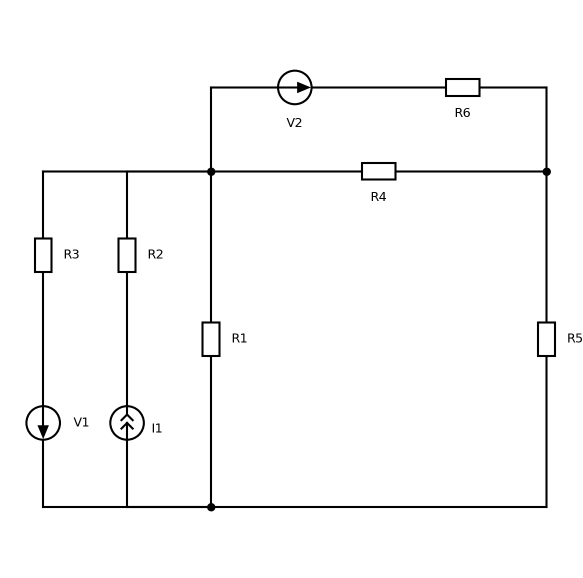
#> input picture report_build/var7/p1_v7.png, 1166 x 1155 px (shown at 1/2 size)
$ python figs12.py
#> lines starting #> are read from the running program, lines starting #| are printed output that depends on the picture
### report_build/var7/sch.py
# -*- coding: utf-8 -*-
"""Мини-библиотека для рисования электрических схем в стиле исходных схем задания
(прямоугольные резисторы, круглые источники со стрелкой, точки в узлах).
Координаты - в пикселях (ось y направлена вниз, как у изображений)."""
import numpy as np
import matplotlib
matplotlib.use("Agg")
import matplotlib.pyplot as plt
from matplotlib.patches import Polygon, Circle, Rectangle, FancyArrowPatch
from matplotlib.lines import Line2D

plt.rcParams.update({
    "font.family": "Liberation Serif",
    "mathtext.fontset": "custom",
    "mathtext.rm": "Liberation Serif",
    "mathtext.it": "Liberation Serif:italic",
    "mathtext.bf": "Liberation Serif:bold",
    "mathtext.sf": "Liberation Serif",
    "mathtext.default": "it",
    "axes.unicode_minus": True,
})

LW = 2.9          # толщина линий схемы, pt
BLACK = "#000000"
ANN = "#0b3d91"   # цвет пояснительных стрелок и подписей
ANN2 = "#b3300f"
FS = 21           # размер подписей, pt (при масштабе 1 пиксель = 0,72 pt)


def new_canvas(w, h, dpi=100):
    fig = plt.figure(figsize=(w / dpi, h / dpi), dpi=dpi)
    ax = fig.add_axes([0, 0, 1, 1])
    ax.set_xlim(0, w)
    ax.set_ylim(h, 0)
    ax.set_aspect("equal")
    ax.axis("off")
    return fig, ax


def _vec(p, q):
    p, q = np.asarray(p, float), np.asarray(q, float)
    d = q - p
    L = np.hypot(*d)
    e = d / L
    n = np.array([-e[1], e[0]])
    return p, q, e, n, L


def wire(ax, pts, lw=LW, color=BLACK, ls="-", z=2):
    pts = np.asarray(pts, float)
    ax.plot(pts[:, 0], pts[:, 1], color=color, lw=lw, ls=ls, solid_capstyle="round",
            solid_joinstyle="round", zorder=z)


def dot(ax, p, r=8.5, color=BLACK, z=5):
    ax.add_patch(Circle(p, r, fc=color, ec=color, zorder=z))


def label(ax, x, y, s, fs=FS, color=BLACK, ha="center", va="center", **kw):
    ax.text(x, y, s, fontsize=fs, color=color, ha=ha, va=va, zorder=10, **kw)


def resistor(ax, p, q, t=0.5, half=34, w=17):
    p, q, e, n, L = _vec(p, q)
    c = p + (q - p) * t
    a, b = c - e * half, c + e * half
    wire(ax, [p, a]); wire(ax, [b, q])
    box = np.array([a + n * w, b + n * w, b - n * w, a - n * w])
    ax.add_patch(Polygon(box, closed=True, fc="white", ec=BLACK, lw=LW, zorder=3,
                         joinstyle="miter"))
    return c


# [37 lines left out: functions capacitor, inductor, vsource, not called in this run]


def isource(ax, p, q, forward=True, t=0.5, R=34):
    p, q, e, n, L = _vec(p, q)
    c = p + (q - p) * t
    wire(ax, [p, c - e * R]); wire(ax, [c + e * R, q])
    ax.add_patch(Circle(c, R, fc="white", ec=BLACK, lw=LW, zorder=3))
    d = e if forward else -e
    for s in (-3, 11):
        tip = c + d * (s + 4)
        l1 = c + d * (s - 8) + n * 12
        l2 = c + d * (s - 8) - n * 12
        wire(ax, [l1, tip, l2], lw=LW * 0.85, z=4)
    return c


# [8 lines left out: function switch_open, not called in this run]


def ground(ax, p, size=26):
    x, y = p
    wire(ax, [(x, y), (x, y + 14)])
    for k, w in enumerate((size, size * 0.66, size * 0.33)):
        wire(ax, [(x - w, y + 14 + k * 9), (x + w, y + 14 + k * 9)])


def arrow(ax, p, q, color=ANN, lw=2.6, ms=22, ls="-", z=8, style="-|>", shrink=0):
    a = FancyArrowPatch(p, q, arrowstyle=style, mutation_scale=ms, color=color,
                        lw=lw, ls=ls, zorder=z, shrinkA=shrink, shrinkB=shrink,
                        joinstyle="miter", capstyle="butt")
    ax.add_patch(a)
    return a


def node_tag(ax, p, text, off=(0, 0), color=ANN, r=19, fs=FS - 1):
    """Номер узла в кружке рядом с точкой p."""
    x, y = p[0] + off[0], p[1] + off[1]
    ax.add_patch(Circle((x, y), r, fc="white", ec=color, lw=2.2, zorder=9))
    ax.text(x, y, text, fontsize=fs, color=color, ha="center", va="center", zorder=10)


def contour(ax, pts, color, lw=3.0, ls=(0, (6, 4)), fracs=None, ms=24):
    """Замкнутый контур по точкам с небольшими стрелками направления.
    fracs - положение стрелки на каждой стороне (доля длины стороны)."""
    pts = np.asarray(pts, float)
    closed = np.vstack([pts, pts[:1]])
    ax.plot(closed[:, 0], closed[:, 1], color=color, lw=lw, ls=ls, zorder=7)
    fracs = fracs or [0.5] * len(pts)
    for i in range(len(pts)):
        a, b = closed[i], closed[i + 1]
        m = a + (b - a) * fracs[i]
        d = (b - a) / np.hypot(*(b - a))
        arrow(ax, m - d * 12, m + d * 12, color=color, lw=lw, ms=ms, z=8)


def save(fig, path, dpi=200):
    fig.savefig(path, dpi=dpi, facecolor="white")
    plt.close(fig)

### report_build/var7/figs12.py
# -*- coding: utf-8 -*-
"""Рисунки к заданию 1-2 (вариант 7)."""
import numpy as np
from PIL import Image
from sch import *

W = __import__("os").path.dirname(__import__("os").path.abspath(__file__)) + "/"
OUT = W + "figs/"


def overlay_canvas(name, crop):
    im = Image.open(W + name).convert("RGBA")
    bg = Image.new("RGBA", im.size, "white")
    bg.alpha_composite(im)
    arr = np.array(bg.convert("RGB"))
    x0, y0, x1, y1 = crop
    fig, ax = new_canvas(x1 - x0, y1 - y0)
    ax.set_xlim(x0, x1); ax.set_ylim(y1, y0)
    ax.imshow(arr, extent=(0, arr.shape[1], arr.shape[0], 0), zorder=0, interpolation="lanczos")
    return fig, ax


IMG = "p1_v7.png"
CROP = (20, 105, 1166, 1085)
N1, N2, N3 = (422, 343), (1093, 343), (422, 1014)


def plain():
    fig, ax = overlay_canvas(IMG, CROP)
#> in overlay_canvas, im is the input picture: PIL image 1166x1155 RGBA; mean R, G, B, A 248.9, 248.9, 248.9, 255
    save(fig, OUT + "fig12_scheme.png")


def currents():
    fig, ax = overlay_canvas(IMG, CROP)
    node_tag(ax, N1, "1", off=(-38, -34)); node_tag(ax, N2, "2", off=(40, -30))
    node_tag(ax, N3, "3", off=(-38, 36))
    # ветвь V2-R6: слева направо
    arrow(ax, (665, 175), (835, 175)); label(ax, 750, 136, r"$I_{R6}$", color=ANN)
    # R4: слева направо
    arrow(ax, (490, 343), (650, 343)); label(ax, 570, 305, r"$I_{R4}$", color=ANN)
    # R1: сверху вниз
    arrow(ax, (422, 420), (422, 585)); label(ax, 472, 500, r"$I_{R1}$", color=ANN)
    # ветвь R3-V1: сверху вниз
    arrow(ax, (86, 590), (86, 745)); label(ax, 140, 668, r"$I_{R3}$", color=ANN)
    # ветвь R2-I1: снизу вверх
    arrow(ax, (254, 745), (254, 600)); label(ax, 308, 672, r"$I_{R2}$", color=ANN)
    # R5: сверху вниз
    arrow(ax, (1093, 750), (1093, 910)); label(ax, 1137, 830, r"$I_{R5}$", color=ANN)
    # полярность напряжения источника тока
    label(ax, 292, 790, "+", color=ANN2, fs=FS + 4); label(ax, 292, 904, "−", color=ANN2, fs=FS + 4)
    label(ax, 352, 790, r"$U_{I1}$", color=ANN2, ha="center")
    save(fig, OUT + "fig12_currents.png")
#> call 2 of save, with dpi = 200
#> in save (call 2), `fig.savefig(path, dpi=dpi, facecolor="white")`:
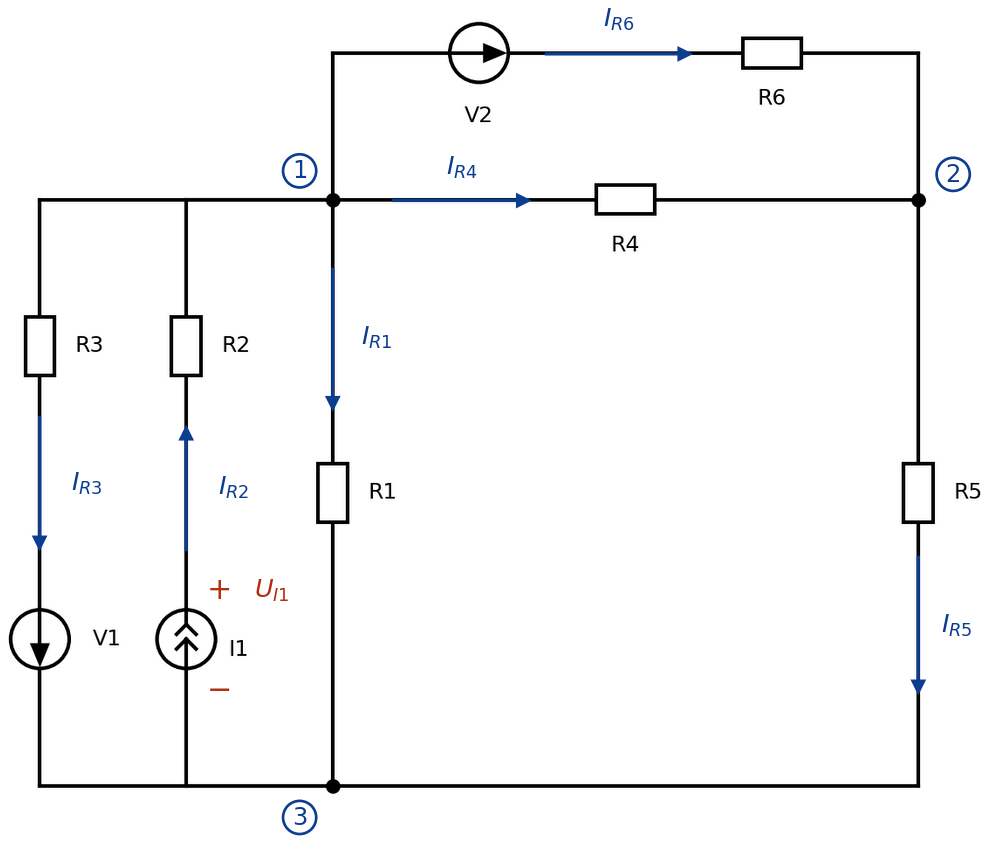
#> figure drawn by matplotlib, 1 panel


def contour_gaps(ax, pts, color, gaps=(), fracs=None, lw=2.5, ms=24, ls=(0, (6, 4))):
    """Контур с разрывами линии в прямоугольниках gaps (x0, y0, x1, y1) - под подписями схемы."""
    pts = np.asarray(pts, float)
    closed = np.vstack([pts, pts[:1]])
    for i in range(len(pts)):
        a, b = closed[i], closed[i + 1]
        tt = np.linspace(0, 1, 600)
        xy = a[None, :] + (b - a)[None, :] * tt[:, None]
        ok = np.ones(len(tt), bool)
        for (x0, y0, x1, y1) in gaps:
            ok &= ~((xy[:, 0] > x0) & (xy[:, 0] < x1) & (xy[:, 1] > y0) & (xy[:, 1] < y1))
        run = []
        for k in range(len(tt) + 1):
            if k < len(tt) and ok[k]:
                run.append(xy[k])
            else:
                if len(run) > 1:
                    r = np.array(run)
                    ax.plot(r[:, 0], r[:, 1], color=color, lw=lw, ls=ls, zorder=7)
                run = []
    fracs = fracs or [0.5] * len(pts)
    for i in range(len(pts)):
        a, b = closed[i], closed[i + 1]
        m = a + (b - a) * fracs[i]
        d = (b - a) / np.hypot(*(b - a))
        arrow(ax, m - d * 12, m + d * 12, color=color, lw=lw, ms=ms, z=8)


def contours():
    fig, ax = overlay_canvas(IMG, CROP)
    c1, c2, c3, c4 = "#1b6ca8", "#2e8b57", "#c0561a", "#8e2f9c"
    kw = dict(lw=2.5)
    contour(ax, [(470, 272), (1040, 272), (1040, 308), (470, 308)], c1, ms=18, **kw)
    label(ax, 760, 246, r"$I_{K1}$", color=c1, fs=FS - 2)
    contour(ax, [(545, 425), (1025, 425), (1025, 955), (545, 955)], c2, **kw)
    label(ax, 785, 690, r"$I_{K2}$", color=c2)
    # контур K3 проходит рядом с ветвью R3-V1: линия прерывается под подписью R3
    contour_gaps(ax, [(133, 392), (392, 392), (392, 975), (133, 975)], c3,
                 gaps=[(120, 488, 166, 530)], fracs=[0.78, 0.25, 0.25, 0.62], **kw)
    label(ax, 335, 745, r"$I_{K3}$", color=c3)
    # контур K4 идёт против часовой стрелки (по направлению тока I1)
    contour_gaps(ax, [(192, 445), (192, 935), (226, 935), (226, 445)], c4,
                 gaps=[(212, 800, 300, 890)], fracs=[0.3, 0.5, 0.5, 0.4], ms=20, **kw)
    label(ax, 208, 418, r"$I_{K4}$", color=c4, fs=FS - 4)
    node_tag(ax, N1, "1", off=(-38, -34)); node_tag(ax, N2, "2", off=(40, -30))
    node_tag(ax, N3, "3", off=(-38, 36))
    save(fig, OUT + "fig12_contours.png")
#> call 3 of save, with dpi = 200
#> in save (call 3), `fig.savefig(path, dpi=dpi, facecolor="white")`:
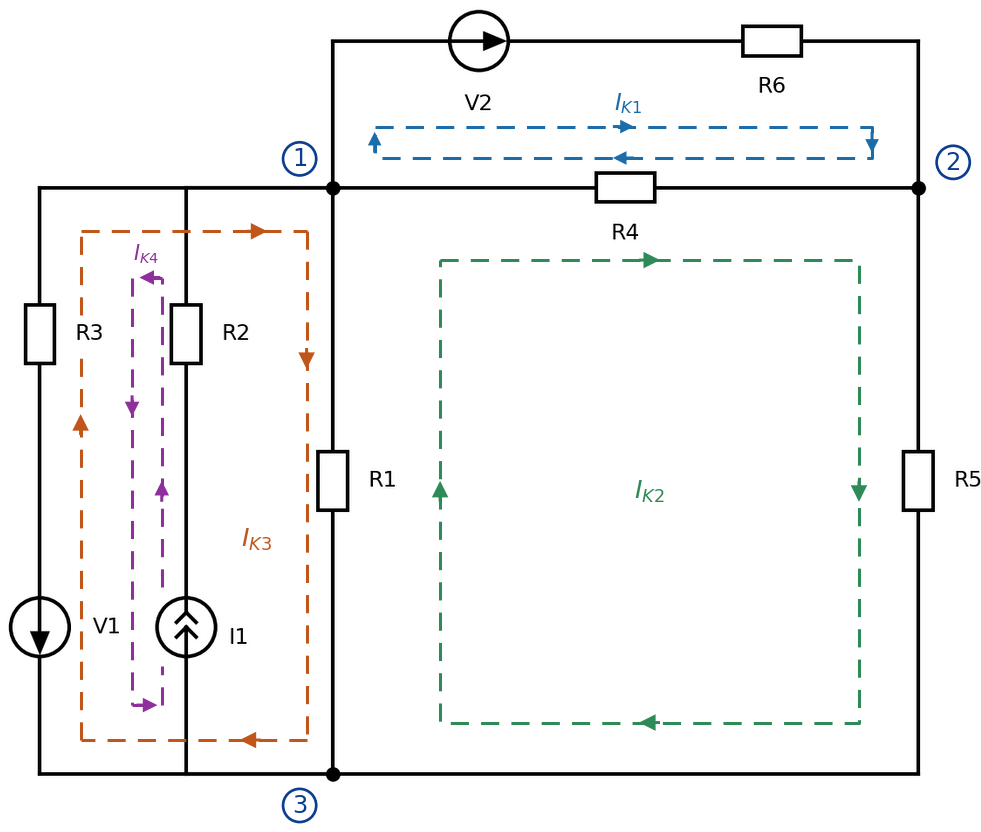
#> figure drawn by matplotlib, 1 panel


def spice_nodes():
    fig, ax = overlay_canvas(IMG, CROP)
    lab = dict(color=ANN, fs=FS + 4)
    label(ax, 385, 308, "n1", **lab); label(ax, 1130, 308, "n2", **lab)
    label(ax, 385, 1050, "0", **lab); ground(ax, N3, 22)
    label(ax, 722, 138, "e2", **lab)
    label(ax, 122, 690, "g", **lab); label(ax, 296, 690, "f", **lab)
    save(fig, OUT + "fig12_spice.png")
#> call 4 of save, with path = 'report_build/var7/figs/fig12_spice.png', dpi = 200
#> in save (call 4), `fig.savefig(path, dpi=dpi, facecolor="white")`:
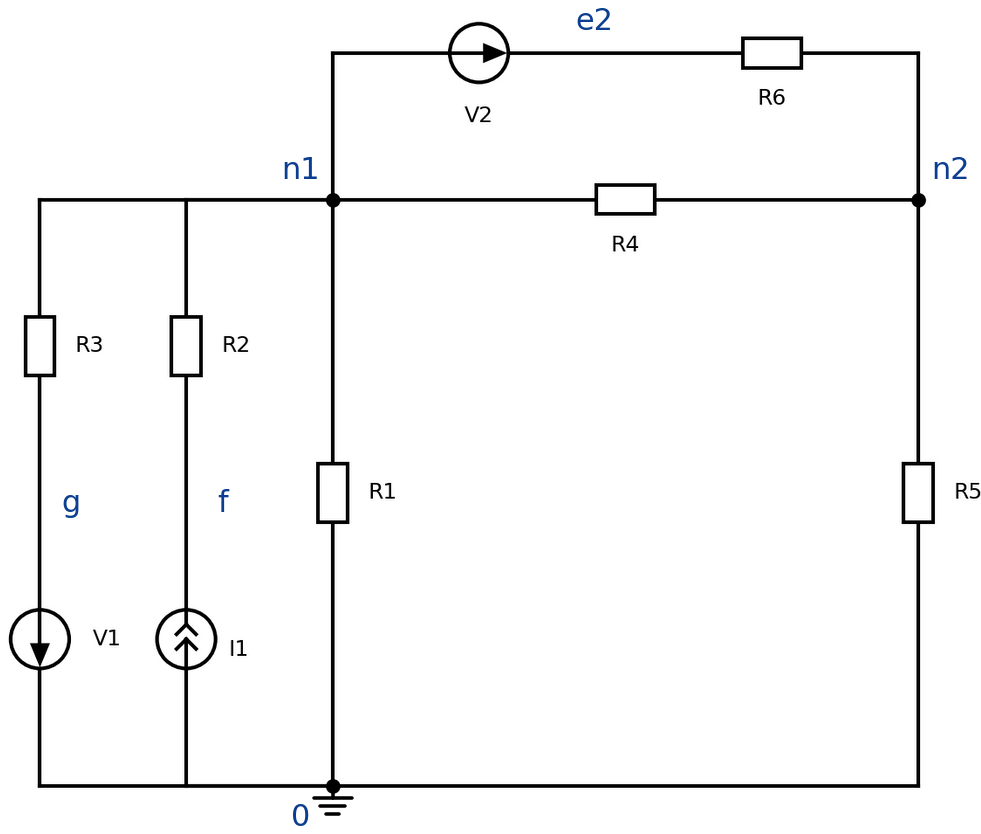
#> figure drawn by matplotlib, 1 panel


def norton():
    """Преобразованная схема для метода узловых потенциалов."""
    w, h = 1240, 760
    fig, ax = new_canvas(w, h)
    gy = 640      # нижняя шина (узел 3)
    ry = 330      # шина узла 1
    xs = (70, 225, 380, 535)      # ветви между узлами 1 и 3: R3, I3, I1, R1
    x1, x2, xr = 650, 970, 1080
    wire(ax, [(70, gy), (xr, gy)])
    wire(ax, [(70, ry), (x1, ry)])
    resistor(ax, (xs[0], ry), (xs[0], gy)); label(ax, xs[0] + 48, (ry + gy) / 2, "R3", ha="left")
    isource(ax, (xs[1], ry), (xs[1], gy), forward=True); label(ax, xs[1] + 48, (ry + gy) / 2, "I3", ha="left")
    isource(ax, (xs[2], gy), (xs[2], ry), forward=True); label(ax, xs[2] + 48, (ry + gy) / 2, "I1", ha="left")
    resistor(ax, (xs[3], ry), (xs[3], gy)); label(ax, xs[3] + 48, (ry + gy) / 2, "R1", ha="left")
    for x in xs:
        dot(ax, (x, ry)); dot(ax, (x, gy))
    wire(ax, [(x1, ry), (x1, 80)])
    # три ветви между узлами 1 и 2: I2 (вверху), R6, R4
    y_i2, y_r6, y_r4 = 80, 210, 330
    isource(ax, (x1, y_i2), (x2, y_i2), forward=True); label(ax, (x1 + x2) / 2, y_i2 - 52, "I2")
    resistor(ax, (x1, y_r6), (x2, y_r6)); label(ax, (x1 + x2) / 2, y_r6 - 48, "R6")
    resistor(ax, (x1, y_r4), (x2, y_r4)); label(ax, (x1 + x2) / 2, y_r4 + 50, "R4")
    for y in (y_r6, y_r4):
        dot(ax, (x1, y)); dot(ax, (x2, y))
    # шина узла 2 и резистор R5 между узлами 2 и 3
    wire(ax, [(x2, y_i2), (x2, ry)])
    wire(ax, [(x2, ry), (xr, ry)])
    resistor(ax, (xr, ry), (xr, gy)); label(ax, xr + 46, (ry + gy) / 2, "R5", ha="left")
    dot(ax, (xr, ry)); dot(ax, (xr, gy))
    dot(ax, (x1, ry), r=10); dot(ax, (x2, ry), r=10); dot(ax, (x1, gy), r=10)
    node_tag(ax, (x1, ry), "1", off=(-34, 30)); node_tag(ax, (x2, ry), "2", off=(-32, 30))
    node_tag(ax, (x1, gy), "3", off=(-46, -34)); ground(ax, (x1, gy), 22)
    save(fig, OUT + "fig12_norton.png")
#> in save (call 5), `fig.savefig(path, dpi=dpi, facecolor="white")`:
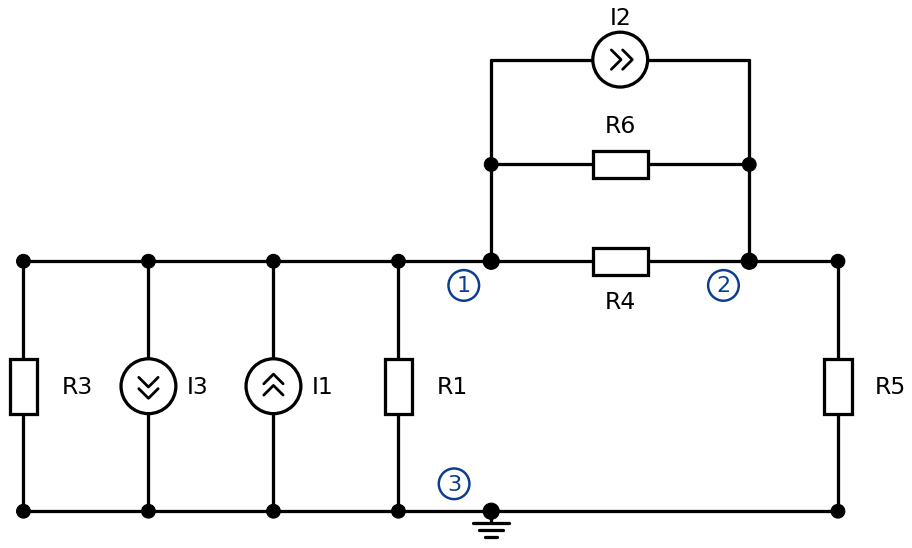
#> figure drawn by matplotlib, 1 panel


if __name__ == "__main__":
    plain(); currents(); contours(); spice_nodes(); norton()

$ run again, with report_build/var7/p21_v7.png copied over report_build/var7/p1_v7.png
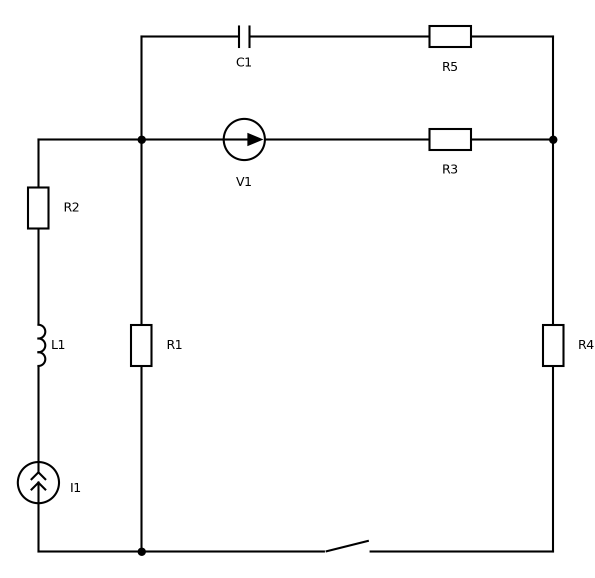
#> input picture report_build/var7/p21_v7.png, 1189 x 1155 px (shown at 1/2 size)
#> in overlay_canvas, im is the input picture: PIL image 1189x1155 RGBA; mean R, G, B, A 249, 249, 249, 255
#> bg: PIL image 1189x1155 RGBA; every value is 255
#> in save (call 2), `fig.savefig(path, dpi=dpi, facecolor="white")`:
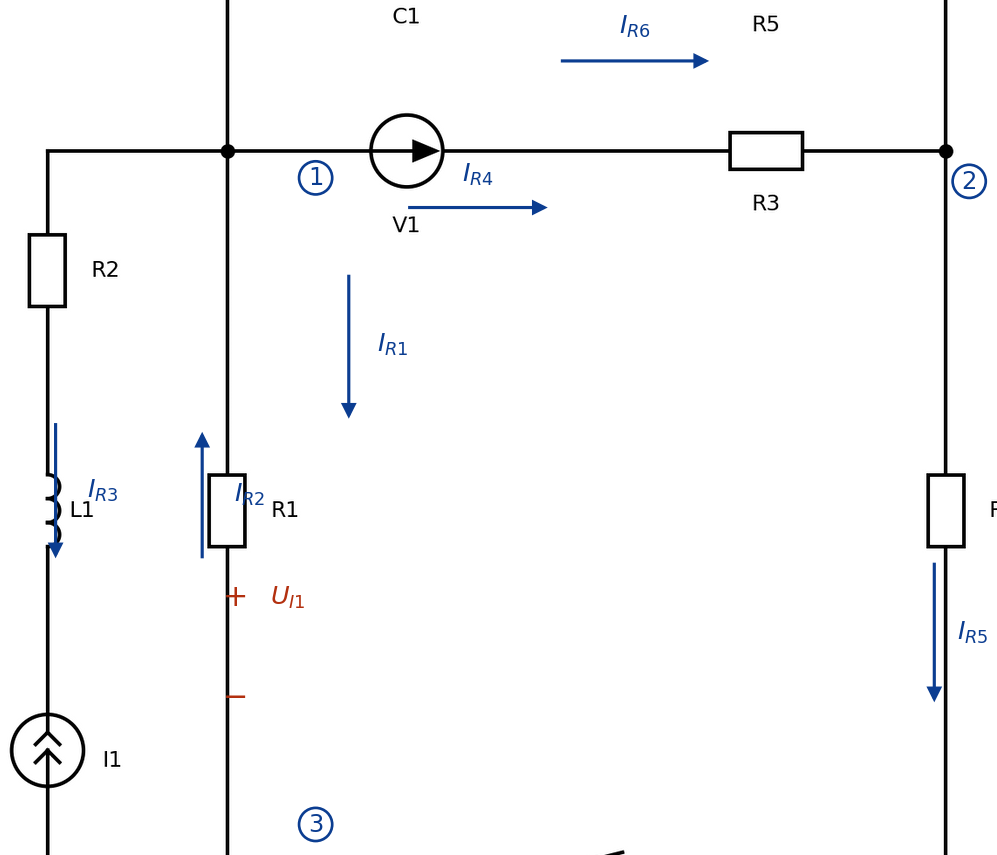
#> figure drawn by matplotlib, 1 panel
#> in save (call 3), `fig.savefig(path, dpi=dpi, facecolor="white")`:
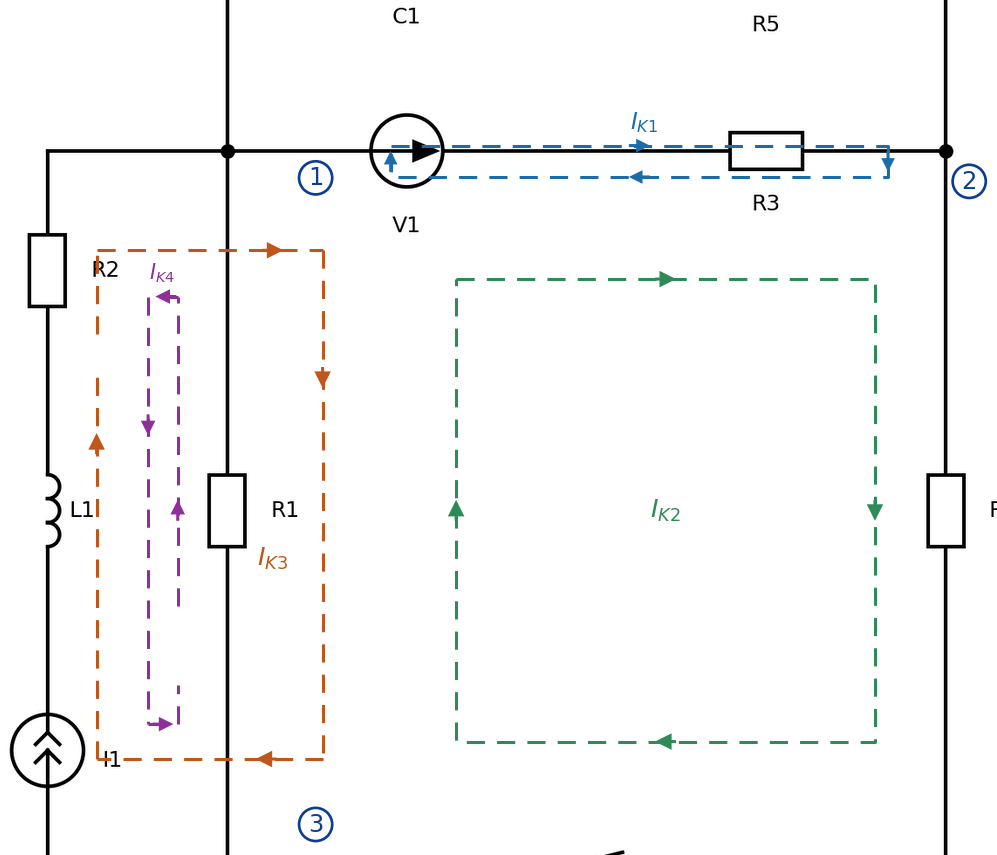
#> figure drawn by matplotlib, 1 panel
